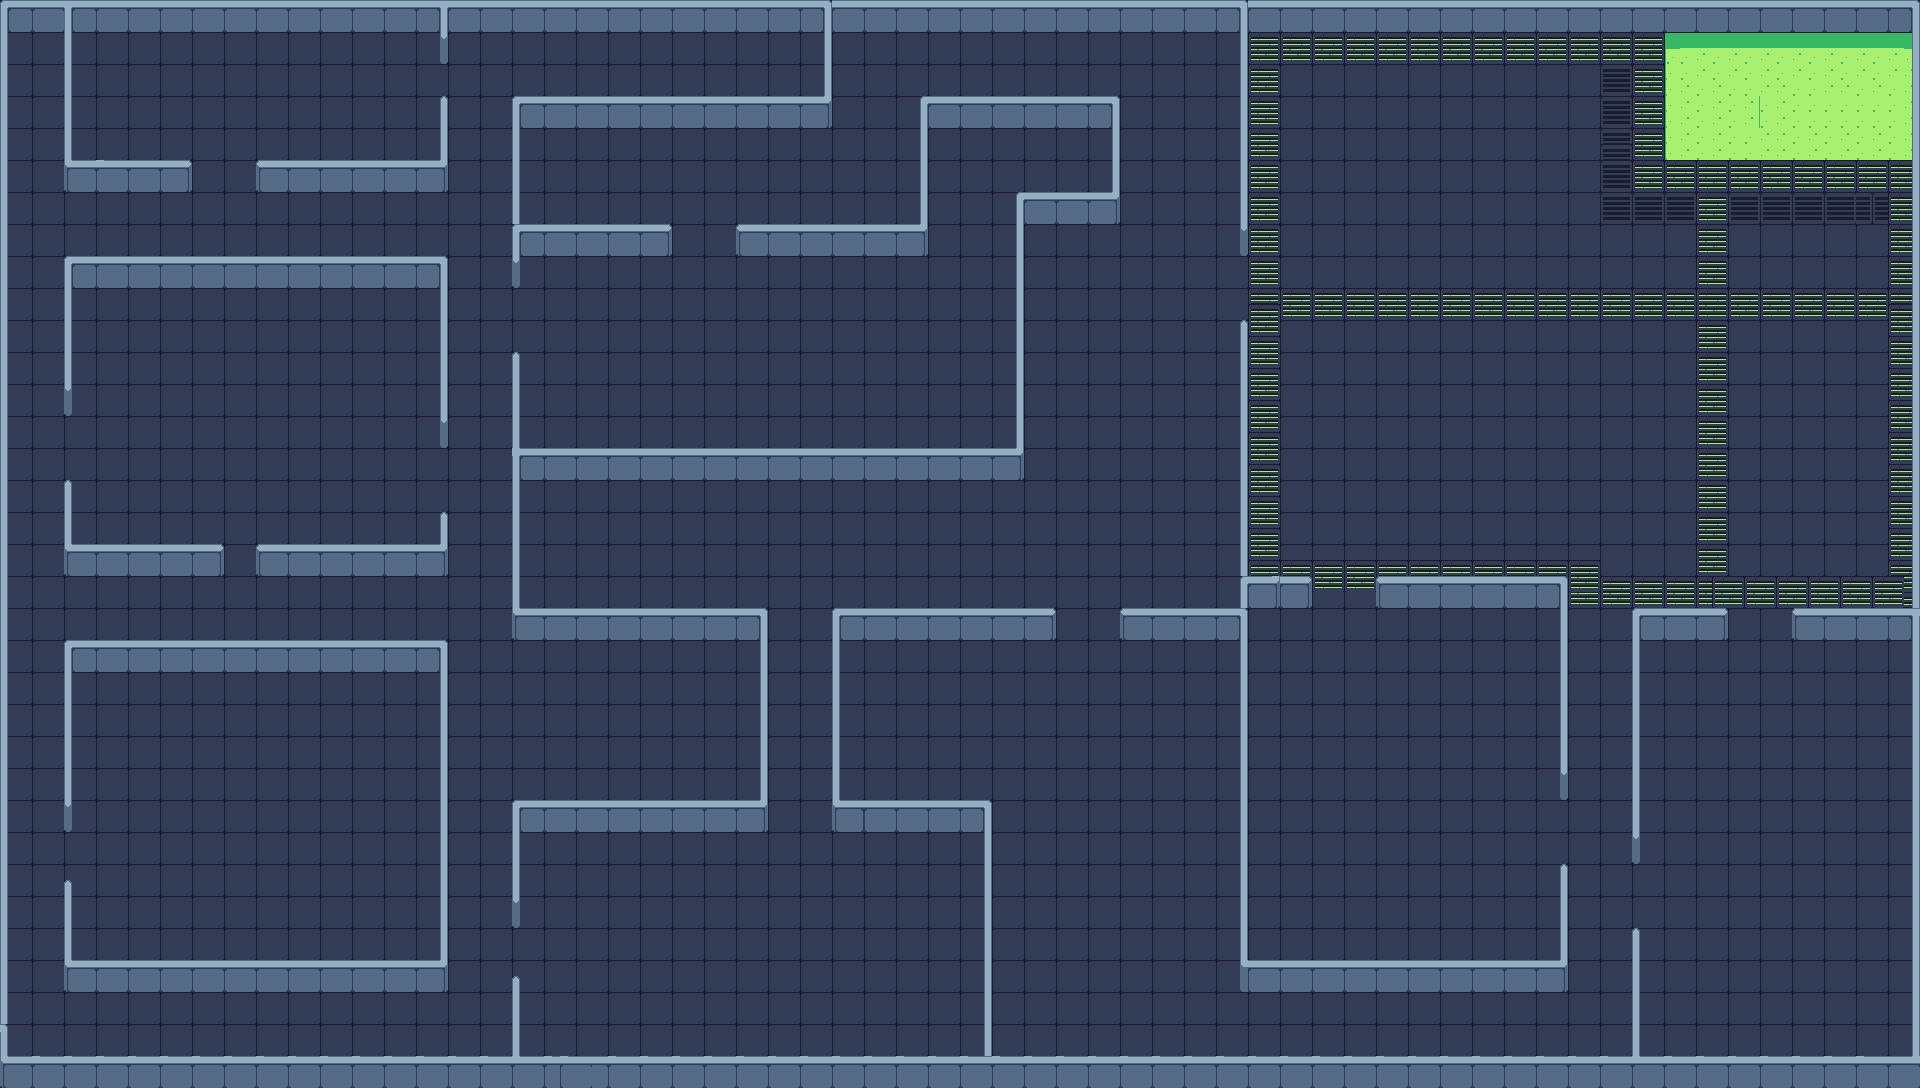

Below is a game level as drawn by its tile map, then a one-line description and the .tmx that defines it (tile-layer data replaced by summaries):
An orthogonal 120x68 tile map with 16x16 px tiles, 2 tile layers (1Floor, 2Block) and 56 objects.

<map version="1.8" tiledversion="1.8.2" orientation="orthogonal" renderorder="right-down" width="120" height="68" tilewidth="16" tileheight="16" infinite="0" nextlayerid="11" nextobjectid="91">
 <tileset firstgid="1" source="map1.tsx" />
 <layer id="2" name="1Floor" width="120" height="68">
  <data>[8160 cells, 8160 non-empty, 32 distinct tile ids]</data>
 </layer>
 <layer id="1" name="2Block" width="120" height="68">
  <data>[8160 cells, 1586 non-empty, 103 distinct tile ids]</data>
 </layer>
 <objectgroup id="3" name="Col1">
  <object id="1" x="0" y="0" width="1920" height="32" />
  <object id="3" x="0" y="32" width="12" height="1056" />
  <object id="4" x="0" y="1056" width="1916" height="32" />
  <object id="5" x="1912" y="24" width="8" height="1064" />
  <object id="6" x="64" y="32" width="9" height="150" />
  <object id="7" x="64" y="160" width="128" height="32" />
  <object id="8" x="256" y="160" width="192" height="32" />
  <object id="9" x="440" y="32" width="8" height="28" />
  <object id="10" x="440" y="96" width="8" height="69" />
  <object id="11" x="64" y="256" width="384" height="32" />
  <object id="12" x="443" y="288" width="5" height="161" />
  <object id="13" x="64" y="288" width="9" height="128" />
  <object id="14" x="64" y="480" width="9" height="64" />
  <object id="16" x="64" y="544" width="160" height="32" />
  <object id="17" x="256" y="544" width="192" height="32" />
  <object id="18" x="441" y="511" width="7" height="33" />
  <object id="19" x="64" y="640" width="384" height="32" />
  <object id="20" x="64" y="672" width="9" height="160" />
  <object id="21" x="64" y="880" width="9" height="82" />
  <object id="22" x="64" y="960" width="384" height="32" />
  <object id="23" x="439" y="672" width="9" height="295" />
  <object id="24" x="825" y="32" width="7" height="77" />
  <object id="25" x="512" y="96" width="320" height="32" />
  <object id="26" x="512" y="128" width="9" height="163" />
  <object id="28" x="512" y="224" width="160" height="32" />
  <object id="29" x="512" y="352" width="9" height="267" />
  <object id="30" x="512" y="608" width="260" height="35" />
  <object id="31" x="759" y="640" width="9" height="180" />
  <object id="32" x="512" y="800" width="256" height="32" />
  <object id="33" x="512" y="832" width="9" height="97" />
  <object id="34" x="512" y="976" width="9" height="85" />
  <object id="35" x="982" y="800" width="10" height="259" />
  <object id="36" x="832" y="800" width="160" height="32" />
  <object id="37" x="832" y="608" width="8" height="198" />
  <object id="38" x="832" y="608" width="224" height="32" />
  <object id="39" x="512" y="448" width="512" height="32" />
  <object id="40" x="736" y="224" width="192" height="32" />
  <object id="41" x="921" y="100" width="7" height="124" />
  <object id="42" x="928" y="96" width="192" height="32" />
  <object id="43" x="1113" y="128" width="7" height="84" />
  <object id="44" x="1024" y="192" width="96" height="32" />
  <object id="45" x="1017" y="192" width="7" height="263" />
  <object id="46" x="1120" y="608" width="128" height="32" />
  <object id="47" x="1239" y="0" width="9" height="258" />
  <object id="48" x="1240" y="320" width="8" height="321" />
  <object id="49" x="1240" y="638" width="8" height="354" />
  <object id="50" x="1248" y="576" width="64" height="32" />
  <object id="51" x="1248" y="960" width="320" height="32" />
  <object id="52" x="1560" y="866" width="8" height="94" />
  <object id="53" x="1376" y="576" width="192" height="32" />
  <object id="54" x="1559" y="608" width="9" height="192" />
  <object id="55" x="1632" y="608" width="96" height="32" />
  <object id="56" x="1632" y="608" width="8" height="258" />
  <object id="57" x="1632" y="928" width="8" height="132" />
  <object id="58" x="1792" y="608" width="128" height="32" />
 </objectgroup>
 <objectgroup id="4" name="Col2">
  <object id="59" x="1664" y="32" width="250" height="129" />
 </objectgroup>
</map>
